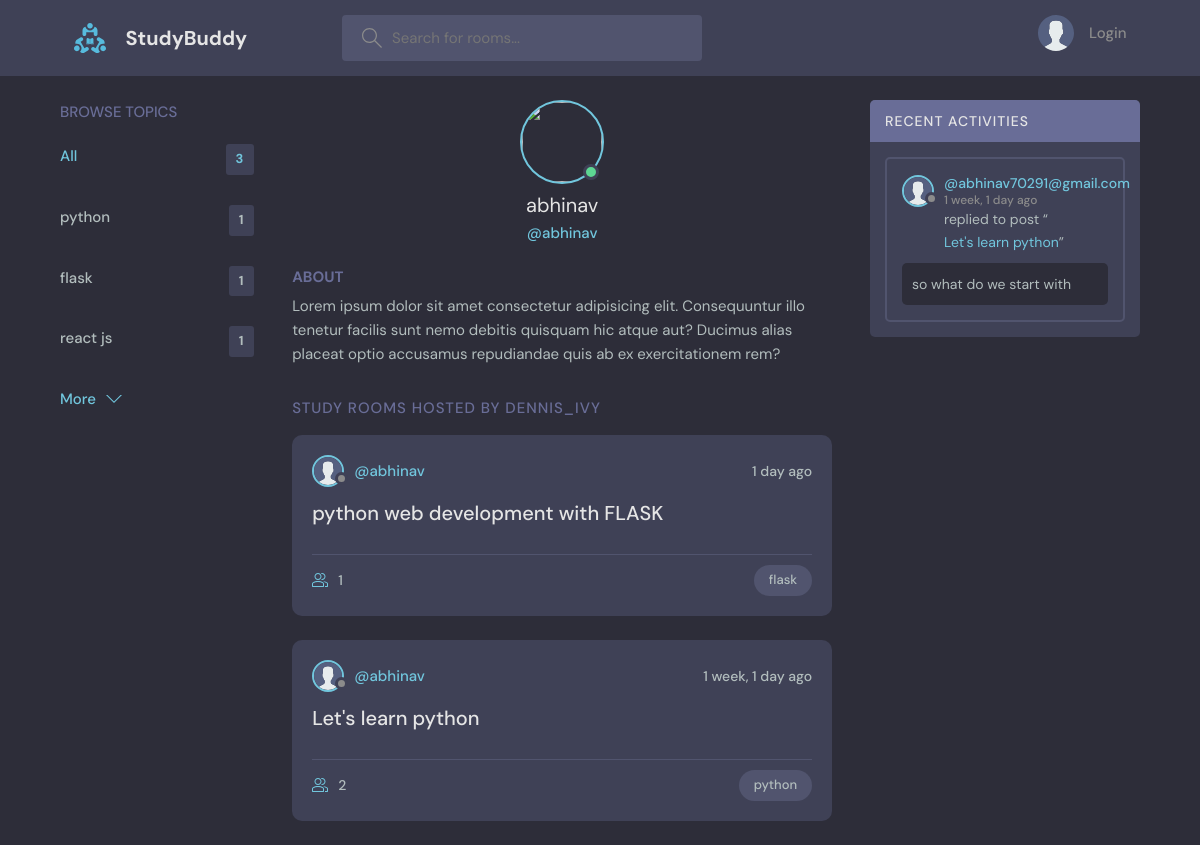
Page /profile/1/ on the committed database.
### base/models.py (models this page shows, shortened)
class Topic(models.Model):
    name=models.CharField(max_length=100)

class User(AbstractUser):
    name=models.CharField(max_length=200,null=True)
    email=models.EmailField(unique=True, null=True)
    bio=models.TextField(null=True)
    avatar=models.ImageField(null=True,default="avatar.svg",upload_to="avatars/")
    USERNAME_FIELD='email'
    REQUIRED_FIELDS=[]

class Room(models.Model):
    host=models.ForeignKey(User, on_delete=models.SET_NULL,null=True)
    topic=models.ForeignKey(Topic,on_delete=models.SET_NULL,null=True)
    name=models.CharField(max_length=100)
    description=models.TextField(null=True,blank=True)
    participants=models.ManyToManyField(User,related_name="participants",blank=True)
    updated=models.DateTimeField(auto_now=True)
    created=models.DateTimeField(auto_now_add=True)
    class Meta:
        ordering=['-updated','-created']

class Message(models.Model):
    user=models.ForeignKey(User, on_delete=models.CASCADE)
    room=models.ForeignKey(Room,on_delete=models.CASCADE)
    body=models.TextField()
    updated=models.DateTimeField(auto_now=True)
    created=models.DateTimeField(auto_now_add=True)
    class Meta:
        ordering=['-updated','-created']

### base/views.py (the view)
# urls.py: path('profile/<str:pk>/', views.userProfile, name="user-profile"),
def userProfile(request, pk):
    user = User.objects.get(id=pk)
    rooms = user.room_set.all()
    room_messages = user.message_set.all()
    topics = Topic.objects.all()
    context = {'user': user, 'rooms': rooms,
               'room_messages': room_messages, 'topics': topics}
    return render(request, 'base/profile.html', context)

### base/templates/base/profile.html (shortened to what this page needs)
{% extends "main.html" %}
{% block content %}
<main class="profile-page layout layout--3">
  <div class="container">
    {% include 'base/topics_component.html' %}
    <div class="roomList">
      <div class="profile">
        <div class="profile__avatar">
          <div class="avatar avatar--large active">
            <img src="{{request.user.avatar.url}}" />
          </div>
        </div>
        <div class="profile__info">
          <h3>{{user.username}}</h3>
          <p>@{{user.username}}</p>
        </div>
        <div class="profile__about">
          <h3>About</h3>
          <p>
            Lorem ipsum dolor sit amet consectetur adipisicing elit. Consequuntur illo tenetur
            facilis sunt nemo debitis quisquam hic atque aut? Ducimus alias placeat optio
            accusamus repudiandae quis ab ex exercitationem rem?
          </p>
        </div>
      </div>
      <div class="roomList__header">
        <div>
          <h2>Study Rooms Hosted by dennis_ivy</a>
          </h2>
        </div>
      </div>
      {% include 'base/feed_component.html' %}
    </div>
    {% include 'base/activity_component.html' %}
  </div>
</main>
{% endblock content %}

### base/templates/base/topics_component.html (shortened to what this page needs)
<div class="topics">
    <div class="topics__header">
      <h2>Browse Topics</h2>
    </div>
    <ul class="topics__list">
      <li>
        <a href="{% url 'home'}" class="active">All <span>{{topics.count}}</span></a>
      </li>
      {% for topic in topics %}
      <li>
        <a href="{% url 'home' %}?q={{topic.name}}">{{topic.name}}<span>{{topic.room_set.all.count}}</span></a>
      </li>
    <a class="btn btn--link" href="{% url 'topics' %}">
      More
      <svg version="1.1" xmlns="http://www.w3.org/2000/svg" width="32" height="32" viewBox="0 0 32 32">
        <title>chevron-down</title>
        <path d="M16 21l-13-13h-3l16 16 16-16h-3l-13 13z"></path>
      </svg>
    </a>
  </div>

### base/templates/base/feed_component.html (shortened to what this page needs)
{% for room in rooms %}
<div class="roomListRoom">
    <div class="roomListRoom__header">
      <a href="{% url 'user-profile' room.host.id %}" class="roomListRoom__author">
        <div class="avatar avatar--small">
          <img src="{{room.host.avatar.url}}" />
        </div>
        <span>@{{room.host.username}}</span>
      </a>
      <div class="roomListRoom__actions">
        <span>{{room.created|timesince}} ago </span>
      </div>
    </div>
    <div class="roomListRoom__content">
      <a href="{% url 'room' room.id  %}">{{room.name}}</a>
    </div>
    <div class="roomListRoom__meta">
      <a href="{% url 'room' room.id  %}" class="roomListRoom__joined">
        {{room.participants.all.count}}
      </a>
      <p class="roomListRoom__topic">{{room.topic.name}}</p>
    </div>
  </div>
{% endfor %}

### base/templates/base/activity_component.html (shortened to what this page needs)
<div class="activities">
    <div class="activities__header">
      <h2>Recent Activities</h2>
    </div>
    {% for message in room_messages %}
    <div class="activities__box">
      <div class="activities__boxHeader roomListRoom__header">
        <a href="{% url 'user-profile' message.user.id %}" class="roomListRoom__author">
          <div class="avatar avatar--small">
            <img src="{{message.user.avatar.url}}" />
          </div>
          <p>
            @{{message.user}}
            <span>{{message.created|timesince}} ago</span>
          </p>
        </a>
      </div>
      <div class="activities__boxContent">
        <p>replied to post “<a href="{% url 'room' message.room.id %}">{{message.room.name}}</a>”</p>
        <div class="activities__boxRoomContent">
          {{message.body}}
        </div>
      </div>
    </div>
    {% endfor %}
  </div>

### rows in the picture
Topic: name "python", room_set.all.count "1"
Topic: name "flask", room_set.all.count "1"
Topic: name "react js", room_set.all.count "1"
User: username "abhinav"
Room: host.avatar (placeholder picture), host.username "abhinav", created "1 day", name "python web development with FLASK", participants.all.count "1", topic.name "flask"
Room: host.avatar (placeholder picture), host.username "abhinav", created "1 week, 1 day", name "Let's learn python", participants.all.count "2", topic.name "python"
Message: user.avatar (placeholder picture), user "abhinav70291@gmail.com", created "1 week, 1 day", room.name "Let's learn python", body "so what do we start with"

### other values in the picture
{{ topics.count }} "3"
